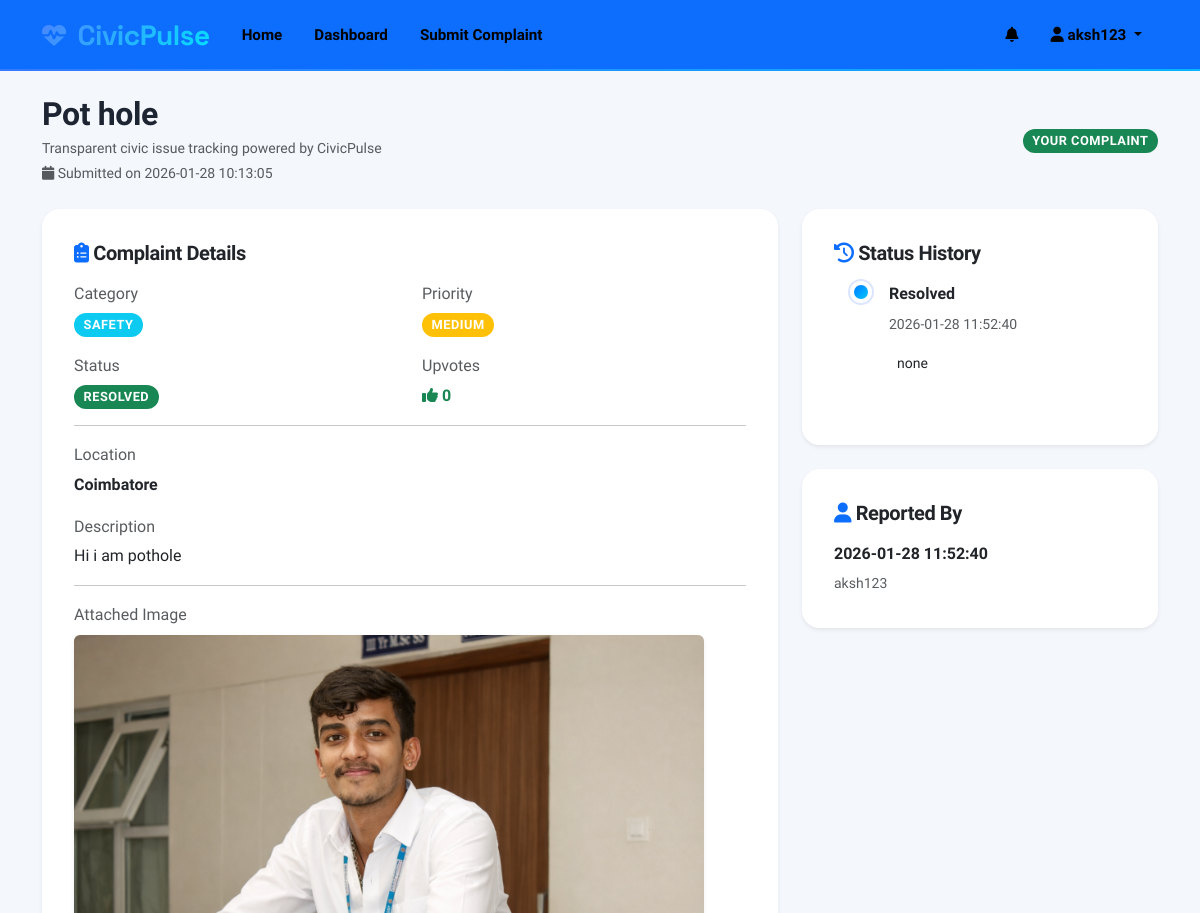
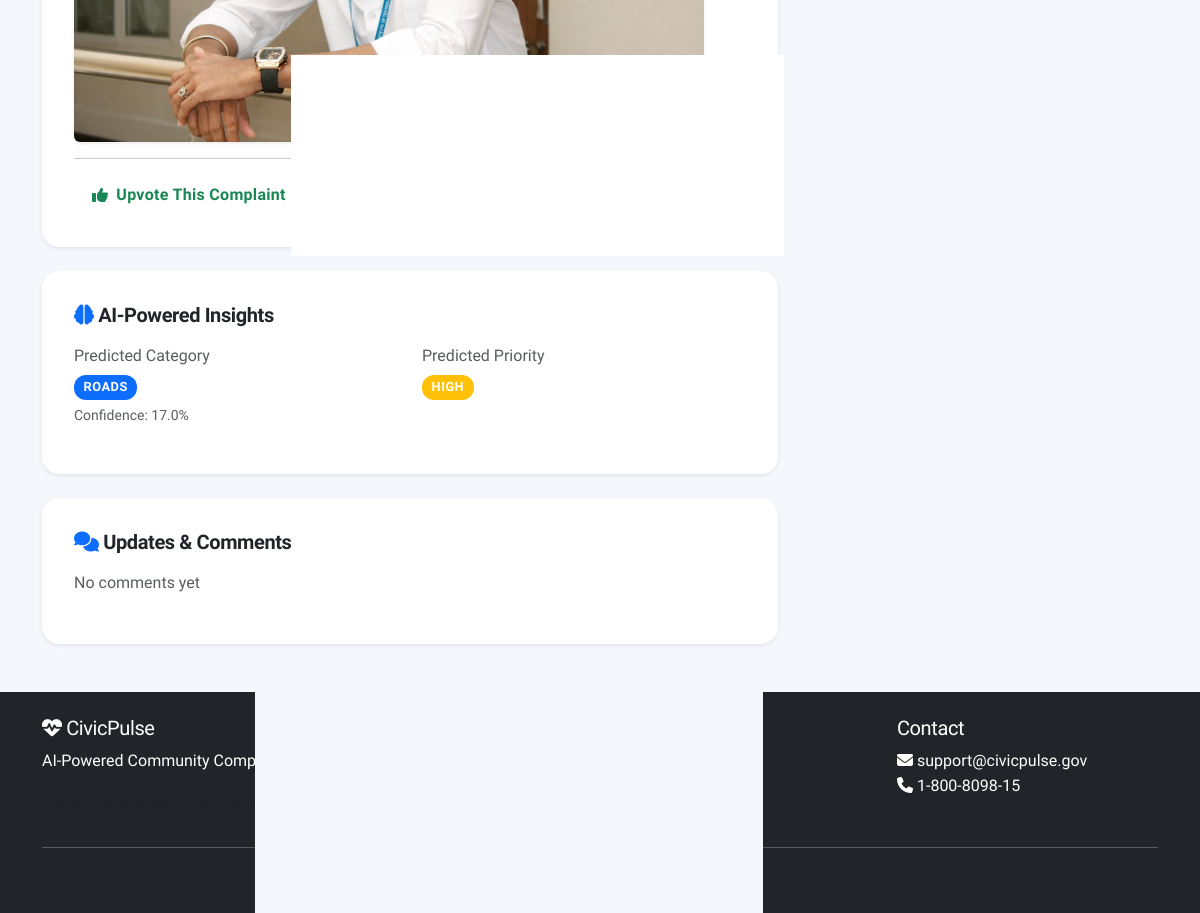
/complaint/2 (signed in), run on the app's committed database (2 pictures, top to bottom).
### tables this page shows
CREATE TABLE users (
                    id INTEGER PRIMARY KEY AUTOINCREMENT,
                    username TEXT UNIQUE NOT NULL,
                    email TEXT UNIQUE NOT NULL,
                    password TEXT NOT NULL,
                    full_name TEXT NOT NULL,
                    address TEXT,
                    phone TEXT,
                    is_admin BOOLEAN DEFAULT 0,
                    created_at TIMESTAMP DEFAULT CURRENT_TIMESTAMP
                );

CREATE TABLE complaints (
                    id INTEGER PRIMARY KEY AUTOINCREMENT,
                    user_id INTEGER NOT NULL,
                    title TEXT NOT NULL,
                    description TEXT NOT NULL,
                    category TEXT NOT NULL,
                    subcategory TEXT,
                    location TEXT NOT NULL,
                    latitude REAL,
                    longitude REAL,
                    image_path TEXT,
                    status TEXT DEFAULT 'Submitted',
                    priority TEXT DEFAULT 'Medium',
                    upvotes INTEGER DEFAULT 0,
                    department TEXT,
                    created_at TIMESTAMP DEFAULT CURRENT_TIMESTAMP,
                    updated_at TIMESTAMP DEFAULT CURRENT_TIMESTAMP,
                    resolved_at TIMESTAMP,
                    FOREIGN KEY (user_id) REFERENCES users (id)
                );

CREATE TABLE ai_predictions (
                    id INTEGER PRIMARY KEY AUTOINCREMENT,
                    complaint_id INTEGER NOT NULL,
                    predicted_category TEXT,
                    predicted_priority TEXT,
                    spam_score REAL,
                    similar_complaints TEXT,
                    confidence_score REAL,
                    created_at TIMESTAMP DEFAULT CURRENT_TIMESTAMP,
                    FOREIGN KEY (complaint_id) REFERENCES complaints (id)
                );

CREATE TABLE status_logs (
                    id INTEGER PRIMARY KEY AUTOINCREMENT,
                    complaint_id INTEGER NOT NULL,
                    old_status TEXT,
                    new_status TEXT NOT NULL,
                    changed_by INTEGER NOT NULL,
                    notes TEXT,
                    created_at TIMESTAMP DEFAULT CURRENT_TIMESTAMP,
                    FOREIGN KEY (complaint_id) REFERENCES complaints (id),
                    FOREIGN KEY (changed_by) REFERENCES users (id)
                );

### app.py (the view, shortened to what this page needs)
@app.route('/complaint/<int:id>')
def complaint_detail(id):
    if 'user_id' not in session:
        return redirect(url_for('login'))
    complaint = Complaint.get_by_id(id)
    if not complaint:
        flash('Complaint not found', 'danger')
        return redirect(url_for('dashboard'))
    with db.get_connection() as conn:
        cursor = conn.cursor()
        cursor.execute('''
            SELECT c.*, u.username
            FROM comments c
            JOIN users u ON c.user_id = u.id
            WHERE c.complaint_id = ?
            ORDER BY c.created_at
        ''', (id,))
        comments = cursor.fetchall()
        cursor.execute('''
            SELECT sl.*, u.username
            FROM status_logs sl
            JOIN users u ON sl.changed_by = u.id
            WHERE sl.complaint_id = ?
            ORDER BY sl.created_at
        ''', (id,))
        status_history = cursor.fetchall()
        cursor.execute('SELECT * FROM ai_predictions WHERE complaint_id = ?', (id,))
        ai_prediction = cursor.fetchone()
        similar_complaints = []
    return render_template('complaint_detail.html',
                         complaint=complaint,
                         comments=comments,
                         status_history=status_history,
                         ai_prediction=ai_prediction,
                         similar_complaints=similar_complaints)

### templates/complaint_detail.html (shortened to what this page needs)
{% extends "base.html" %}
{% block content %}
<div class="row mb-4 align-items-center">
    <div class="col-md-8">
        <h2 class="fw-bold mb-1">{{ complaint[2] }}</h2>
        <p class="text-muted small mb-0">
            Transparent civic issue tracking powered by CivicPulse
        </p>
        <small class="text-muted">
            <i class="fas fa-calendar"></i> Submitted on {{ complaint[14] | default('N/A') }}
        </small>
    </div>
    <div class="col-md-4 text-end">
        {% if session.get('user_id') == complaint[1] or session.get('is_admin') %}
            <span class="badge bg-success">Your Complaint</span>
        {% endif %}
    </div>
</div>
<div class="row g-4">
    <div class="col-lg-8">
        <div class="card shadow-sm mb-4">
            <div class="card-body">
                <h5 class="fw-bold mb-3">
                    <i class="fas fa-clipboard-list text-primary"></i> Complaint Details
                </h5>
                <div class="row mb-3">
                    <div class="col-md-6">
                        <p class="text-muted mb-1">Category</p>
                        <span class="badge bg-info">{{ complaint[4] }}</span>
                    </div>
                    <div class="col-md-6">
                        <p class="text-muted mb-1">Priority</p>
                        {% if complaint[11] == 'High' %}
                            <span class="badge bg-danger">{{ complaint[11] }}</span>
                        {% elif complaint[11] == 'Medium' %}
                            <span class="badge bg-warning">{{ complaint[11] }}</span>
                        {% else %}
                            <span class="badge bg-info">{{ complaint[11] }}</span>
                        {% endif %}
                    </div>
                </div>
                <div class="row mb-3">
                    <div class="col-md-6">
                        <p class="text-muted mb-1">Status</p>
                        {% if complaint[10] == 'Resolved' %}
                            <span class="badge bg-success">{{ complaint[10] }}</span>
                        {% elif complaint[10] == 'In Progress' %}
                            <span class="badge bg-warning">{{ complaint[10] }}</span>
                        {% elif complaint[10] == 'In Review' %}
                            <span class="badge bg-primary">{{ complaint[10] }}</span>
                        {% else %}
                            <span class="badge bg-secondary">{{ complaint[10] }}</span>
                        {% endif %}
                    </div>
                    <div class="col-md-6">
                        <p class="text-muted mb-1">Upvotes</p>
                        <span class="fw-bold text-success">
                            <i class="fas fa-thumbs-up"></i> {{ complaint[12] }}
                        </span>
                    </div>
                </div>
                <hr>
                <p class="text-muted mb-1">Location</p>
                <p class="fw-bold">{{ complaint[6] }}</p>
                <p class="text-muted mb-1">Description</p>
                <p>{{ complaint[3] }}</p>
                {% if complaint[9] %}
                <hr>
                <p class="text-muted mb-2">Attached Image</p>
                <img src="{{ url_for('static', filename=complaint[9]) }}"
                     class="img-fluid rounded shadow-sm"
                     style="max-height: 420px;">
                {% endif %}
                <hr>
                <button class="btn btn-outline-success"
                        onclick="upvoteComplaint({{ complaint[0] }})">
                    <i class="fas fa-thumbs-up"></i> Upvote This Complaint
                </button>
            </div>
        </div>
        {% if ai_prediction %}
        <div class="card shadow-sm mb-4">
            <div class="card-body">
                <h5 class="fw-bold mb-3">
                    <i class="fas fa-brain text-primary"></i> AI-Powered Insights
                </h5>
                <div class="row">
                    <div class="col-md-6 mb-3">
                        <p class="text-muted mb-1">Predicted Category</p>
                        <span class="badge bg-primary">{{ ai_prediction[2] }}</span>
                        <small class="text-muted d-block mt-1">
                            Confidence: {{ (ai_prediction[6] * 100) | round(1) }}%
                        </small>
                    </div>
                    <div class="col-md-6 mb-3">
                        <p class="text-muted mb-1">Predicted Priority</p>
                        <span class="badge bg-warning">{{ ai_prediction[3] }}</span>
                    </div>
                </div>
            </div>
        </div>
        {% endif %}
        <div class="card shadow-sm">
            <div class="card-body">
                <h5 class="fw-bold mb-3">
                    <i class="fas fa-comments text-primary"></i> Updates & Comments
                </h5>
                {% if comments %}
                <div class="comments-list">
                    {% for comment in comments %}
                    <div class="card mb-2 bg-light border-0">
                        <div class="card-body py-3">
                            <div class="d-flex justify-content-between">
                                <strong>{{ comment[3] if comment[3] else 'Anonymous' }}</strong>
                                {% if comment[5] %}
                                <span class="badge bg-success">Official</span>
                                {% endif %}
                            </div>
                            <small class="text-muted">{{ comment[6] }}</small>
                            <p class="mt-2 mb-0">{{ comment[3] }}</p>
                        </div>
                    </div>
                    {% endfor %}
                </div>
                {% else %}
                <p class="text-muted">No comments yet</p>
                {% endif %}
            </div>
        </div>
    </div>
    <div class="col-lg-4">
        <div class="card shadow-sm mb-4">
            <div class="card-body">
                <h5 class="fw-bold mb-3">
                    <i class="fas fa-history text-primary"></i> Status History
                </h5>
                {% if status_history %}
                <div class="status-timeline">
                    {% for log in status_history %}
                    <div class="timeline-item">
                        <p class="mb-1 fw-bold">{{ log[3] }}</p>
                        <small class="text-muted">{{ log[6] }}</small>
                        {% if log[5] %}
                        <p class="small bg-white p-2 rounded mt-2">{{ log[5] }}</p>
                        {% endif %}
                    </div>
                    {% endfor %}
                </div>
                {% else %}
                <p class="text-muted">Awaiting first update</p>
                {% endif %}
            </div>
        </div>
        <div class="card shadow-sm">
            <div class="card-body">
                <h5 class="fw-bold mb-3">
                    <i class="fas fa-user text-primary"></i> Reported By
                </h5>
                <p class="fw-bold mb-1">{{ complaint[16] }}</p>
                <small class="text-muted">{{ complaint[17] }}</small>
            </div>
        </div>
    </div>
</div>
{% endblock %}

### templates/base.html (shortened to what this page needs)
<!DOCTYPE html>
<html lang="en">
<head>
    <link href="https://cdn.jsdelivr.net/npm/bootstrap@5.3.0/dist/css/bootstrap.min.css" rel="stylesheet">
    <link rel="stylesheet" href="https://cdnjs.cloudflare.com/ajax/libs/font-awesome/6.4.0/css/all.min.css">
    <link rel="stylesheet" href="https://unpkg.com/leaflet@1.9.4/dist/leaflet.css" />
    <link rel="stylesheet" href="{{ url_for('static', filename='css/style.css') }}">
</head>
<body>
    <nav class="navbar navbar-expand-lg navbar-dark bg-primary">
        <div class="container">
            <a class="navbar-brand" href="{{ url_for('index') }}">
                <i class="fas fa-heartbeat"></i> CivicPulse
            </a>
            <div class="collapse navbar-collapse" id="navbarNav">
                <ul class="navbar-nav me-auto">
                    <li class="nav-item">
                        <a class="nav-link" href="{{ url_for('index') }}">Home</a>
                    </li>
                    {% if 'user_id' in session %}
                        {% if session.get('is_admin') %}
                            <li class="nav-item">
                                <a class="nav-link" href="{{ url_for('admin_dashboard') }}">Admin Dashboard</a>
                            </li>
                            <li class="nav-item">
                                <a class="nav-link" href="{{ url_for('admin_complaints') }}">Manage Complaints</a>
                            </li>
                            <li class="nav-item">
                                <a class="nav-link" href="{{ url_for('admin_analytics') }}">Analytics</a>
                            </li>
                        {% else %}
                            <li class="nav-item">
                                <a class="nav-link" href="{{ url_for('dashboard') }}">Dashboard</a>
                            </li>
                            <li class="nav-item">
                                <a class="nav-link" href="{{ url_for('submit_complaint') }}">Submit Complaint</a>
                            </li>
                        {% endif %}
                    {% endif %}
                </ul>
                <ul class="navbar-nav">
                    {% if 'user_id' in session %}
                        <li class="nav-item">
                            <a class="nav-link position-relative" href="#" id="notificationToggle" data-bs-toggle="offcanvas" data-bs-target="#notificationOffcanvas">
                                <i class="fas fa-bell"></i>
                            </a>
                        </li>
                        <li class="nav-item dropdown">
                            <a class="nav-link dropdown-toggle" href="#" id="userDropdown" role="button" data-bs-toggle="dropdown">
                                <i class="fas fa-user"></i> {{ session['username'] }}
                            </a>
                        </li>
                    {% endif %}
                </ul>
            </div>
        </div>
    </nav>
    <main class="container my-4">
        {% block content %}{% endblock %}
    </main>
    <footer class="bg-dark text-white py-4 mt-5">
        <div class="container">
            <div class="row">
                <div class="col-md-6">
                    <h5><i class="fas fa-heartbeat"></i> CivicPulse</h5>
                    <p>AI-Powered Community Complaint & Governance Analytics Platform</p>
                    <p class="text-muted">Making civic engagement smarter and more efficient.</p>
                </div>
                <div class="col-md-3">
                    <h5>Quick Links</h5>
                    <ul class="list-unstyled">
                        <li><a href="{{ url_for('index') }}" class="text-white">Home</a></li>
                        {% if 'user_id' in session %}
                            <li><a href="{{ url_for('dashboard') }}" class="text-white">Dashboard</a></li>
                        {% else %}
                            <li><a href="{{ url_for('login') }}" class="text-white">Login</a></li>
                            <li><a href="{{ url_for('register') }}" class="text-white">Register</a></li>
                        {% endif %}
                    </ul>
                </div>
                <div class="col-md-3">
                    <h5>Contact</h5>
                    <ul class="list-unstyled">
                        <li><i class="fas fa-envelope"></i> support@civicpulse.gov</li>
                        <li><i class="fas fa-phone"></i> 1-800-8098-15</li>
                    </ul>
                </div>
            </div>
            <hr class="bg-light">
            <div class="text-center">
                <small>&copy; 2023 CivicPulse. All rights reserved.</small>
            </div>
        </div>
    </footer>
</body>
</html>

### data on the page
users: username "aksh123"
complaints: title "Pot hole", created_at "2026-01-28 10:13:05", category "SAFETY", priority "MEDIUM", status "RESOLVED", upvotes "0", location "Coimbatore", description "Hi i am pothole", image_path (picture), resolved_at "2026-01-28 11:52:40"
ai_predictions: predicted_category "ROADS", (ai_prediction[6]*100)|round(1) "17.0", predicted_priority "HIGH"
status_logs: new_status "Resolved", created_at "2026-01-28 11:52:40", notes "none"
